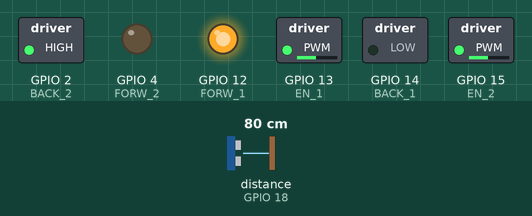
This program was run on a simulated ESP32. On the bench: switched loads named in the program (green lamp = pin HIGH), output pins drawn as LEDs (lit = HIGH). Dashed ring = blinking. The test bench sets the inputs (shaded band); at power-on: distance to the obstacle (sensor on GPIO 18) 80 cm.

Above: at 1.2 s.
1.3 s: distance to the obstacle (sensor on GPIO 18) set to 22 cm
2.8 s: distance to the obstacle (sensor on GPIO 18) set to 19 cm
At 4.3 s:
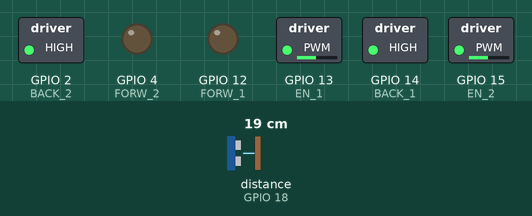
5.8 s: distance to the obstacle (sensor on GPIO 18) set to 35 cm
At 6.2 s:
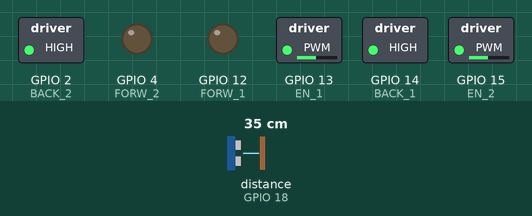
8.3 s: distance to the obstacle (sensor on GPIO 18) set to 2 cm
At 9.1 s:
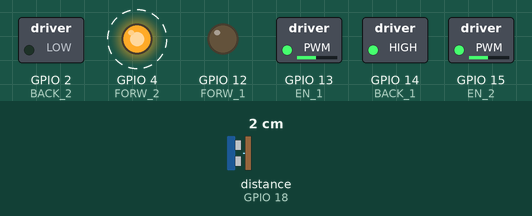
Timing chart, 0 to 12.3 s (numbered marks = the images above; inputs shaded):
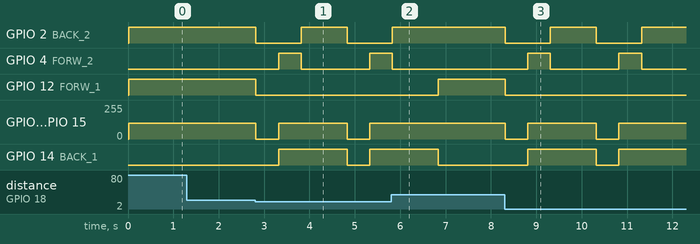

Measured:
- the behaviour switches between 21 and 20 cm on distance to the obstacle (sensor on GPIO 18) (found by bisection; images 0 and 1)
- after the input at 1.3 s, every drawn part: stays the same
- after the input at 2.8 s, GPIO 2 (BACK_2): HIGH → LOW at once, → HIGH 1.0 s later, → LOW 1.0 s later; GPIO 4 (FORW_2): LOW → HIGH after 0.52 s, → LOW 0.50 s later, → HIGH 1.5 s later
- after the input at 5.8 s, GPIO 2 (BACK_2): goes on until 5.8 s, then stays HIGH; GPIO 4 (FORW_2): goes on until 5.8 s, then stays LOW; GPIO 12 (FORW_1): LOW → HIGH after 1.0 s; GPIO 13 (EN_1), GPIO 15 (EN_2): stays 120/255 (without the input it goes to 0/255 after 1.0 s); GPIO 14 (BACK_1): goes on until 6.8 s, then stays LOW
- after the input at 8.3 s, GPIO 2 (BACK_2): alternates HIGH for 1.0 s and LOW for 1.0 s, starting at once; GPIO 4 (FORW_2): alternates HIGH for 0.50 s and LOW for 1.5 s, starting after 0.51 s

The program:

main.cpp
```cpp
#include <Arduino.h>
#include <Ultrasonic.h>


#define EN_1 13
#define EN_2 15
#define FORW_1 12
#define BACK_1 14
#define FORW_2 4
#define BACK_2 2


Ultrasonic ultrasonic(5,18);
float distance;

unsigned char speed = 120;


void setup() {
  // put your setup code here, to run once:
  Serial.begin(9600);
  ledcSetup(1,5000,8);
  ledcSetup(2,5000,8);
  ledcAttachPin(EN_1, 1);
  ledcAttachPin(EN_2, 2);
  pinMode(FORW_1, OUTPUT);
  pinMode(FORW_2, OUTPUT);
  pinMode(BACK_1, OUTPUT);
  pinMode(BACK_2, OUTPUT);
}

void forward()
{
  //motor 1 forward
  digitalWrite(FORW_1, HIGH);
  digitalWrite(BACK_1, LOW);

  //motor 2 backward
  digitalWrite(FORW_2, LOW);
  digitalWrite(BACK_2, HIGH);

  //speed
  ledcWrite(1, speed);
  ledcWrite(2, speed);


}

void backward()
{
  //motor 1 bacward
  digitalWrite(FORW_1, LOW);
  digitalWrite(BACK_1, HIGH);

  //motor 2 forward
  digitalWrite(FORW_2, HIGH);
  digitalWrite(BACK_2, LOW);

  //speed
  ledcWrite(1, speed);
  ledcWrite(2, speed);


}

void left()
{
  ///motor 1 forward
  digitalWrite(FORW_1, HIGH);
  digitalWrite(BACK_1, LOW);

  //motor 2 forward
  digitalWrite(FORW_2, HIGH);
  digitalWrite(BACK_2, LOW);

  //speed
  ledcWrite(1, speed);
  ledcWrite(2, speed);
}

void right()
{
  //motor 1 backward
  digitalWrite(FORW_1, LOW);
  digitalWrite(BACK_1, HIGH);

  //motor 2 backward
  digitalWrite(FORW_2, LOW);
  digitalWrite(BACK_2, HIGH);

  //speed
  ledcWrite(1, speed);
  ledcWrite(2, speed);
}

void stop()
{
  ledcWrite(1, 0);
  ledcWrite(2, 0);
  digitalWrite(FORW_1, LOW);
  digitalWrite(BACK_1, LOW);
  digitalWrite(FORW_2, LOW);
  digitalWrite(BACK_2, LOW);
}


void loop() {
  // put your main code here, to run repeatedly:
  distance = ultrasonic.read();
  delay(10);
  if (distance > 20)
  {
    forward();
  }
  else if (distance <= 20)
  {
    stop();
    delay(500);
    backward();
    delay(500);
    right();

    delay(1000);
  }
}
```
